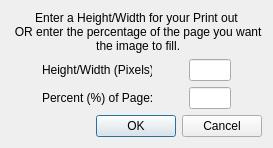
<?xml version="1.0" encoding="UTF-8"?>
<ui version="4.0">
 <class>PrinterMenu</class>
 <widget class="QDialog" name="PrinterMenu">
  <property name="geometry">
   <rect>
    <x>0</x>
    <y>0</y>
    <width>269</width>
    <height>147</height>
   </rect>
  </property>
  <property name="windowTitle">
   <string>Printer Options</string>
  </property>
  <layout class="QVBoxLayout" name="verticalLayout_2">
   <item>
    <layout class="QVBoxLayout" name="verticalLayout">
     <item>
      <layout class="QHBoxLayout" name="horizontalLayout_2">
       <item>
        <widget class="QLabel" name="label">
         <property name="text">
          <string>Enter a Height/Width for your Print out
 OR enter the percentage of the page you want
 the image to fill.</string>
         </property>
         <property name="alignment">
          <set>Qt::AlignCenter</set>
         </property>
        </widget>
       </item>
      </layout>
     </item>
     <item>
      <layout class="QHBoxLayout" name="horizontalLayout_3">
       <item>
        <spacer name="horizontalSpacer">
         <property name="orientation">
          <enum>Qt::Horizontal</enum>
         </property>
         <property name="sizeHint" stdset="0">
          <size>
           <width>40</width>
           <height>20</height>
          </size>
         </property>
        </spacer>
       </item>
       <item>
        <widget class="QLabel" name="label_2">
         <property name="minimumSize">
          <size>
           <width>110</width>
           <height>0</height>
          </size>
         </property>
         <property name="text">
          <string>Height/Width (Pixels):</string>
         </property>
        </widget>
       </item>
       <item>
        <spacer name="horizontalSpacer_2">
         <property name="orientation">
          <enum>Qt::Horizontal</enum>
         </property>
         <property name="sizeHint" stdset="0">
          <size>
           <width>40</width>
           <height>20</height>
          </size>
         </property>
        </spacer>
       </item>
       <item>
        <widget class="QLineEdit" name="heightWidthEdit">
         <property name="maximumSize">
          <size>
           <width>50</width>
           <height>16777215</height>
          </size>
         </property>
        </widget>
       </item>
       <item>
        <spacer name="horizontalSpacer_5">
         <property name="orientation">
          <enum>Qt::Horizontal</enum>
         </property>
         <property name="sizeHint" stdset="0">
          <size>
           <width>40</width>
           <height>20</height>
          </size>
         </property>
        </spacer>
       </item>
      </layout>
     </item>
     <item>
      <layout class="QHBoxLayout" name="horizontalLayout_5">
       <item>
        <spacer name="horizontalSpacer_9">
         <property name="orientation">
          <enum>Qt::Horizontal</enum>
         </property>
         <property name="sizeHint" stdset="0">
          <size>
           <width>40</width>
           <height>20</height>
          </size>
         </property>
        </spacer>
       </item>
       <item>
        <widget class="QLabel" name="label_4">
         <property name="minimumSize">
          <size>
           <width>110</width>
           <height>0</height>
          </size>
         </property>
         <property name="text">
          <string>Percent (%) of Page:</string>
         </property>
        </widget>
       </item>
       <item>
        <spacer name="horizontalSpacer_8">
         <property name="orientation">
          <enum>Qt::Horizontal</enum>
         </property>
         <property name="sizeHint" stdset="0">
          <size>
           <width>40</width>
           <height>20</height>
          </size>
         </property>
        </spacer>
       </item>
       <item>
        <widget class="QLineEdit" name="percentageEdit">
         <property name="maximumSize">
          <size>
           <width>50</width>
           <height>16777215</height>
          </size>
         </property>
        </widget>
       </item>
       <item>
        <spacer name="horizontalSpacer_7">
         <property name="orientation">
          <enum>Qt::Horizontal</enum>
         </property>
         <property name="sizeHint" stdset="0">
          <size>
           <width>40</width>
           <height>20</height>
          </size>
         </property>
        </spacer>
       </item>
      </layout>
     </item>
     <item>
      <layout class="QHBoxLayout" name="horizontalLayout">
       <item>
        <widget class="QDialogButtonBox" name="buttonBox">
         <property name="standardButtons">
          <set>QDialogButtonBox::Cancel|QDialogButtonBox::Ok</set>
         </property>
        </widget>
       </item>
      </layout>
     </item>
    </layout>
   </item>
  </layout>
 </widget>
 <resources/>
 <connections/>
</ui>
